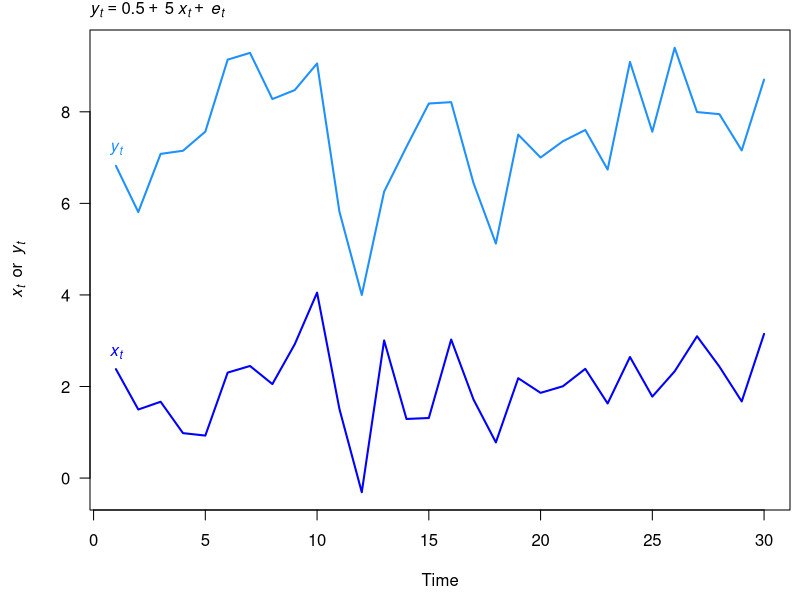
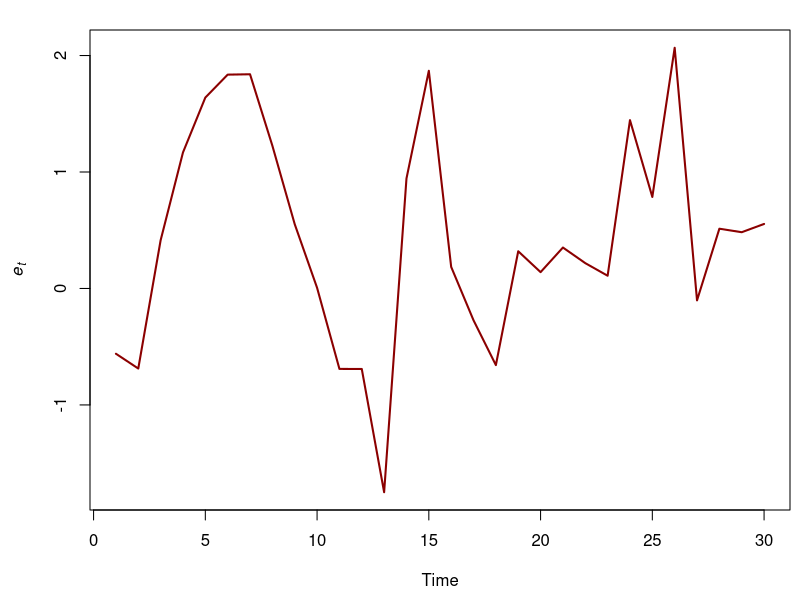
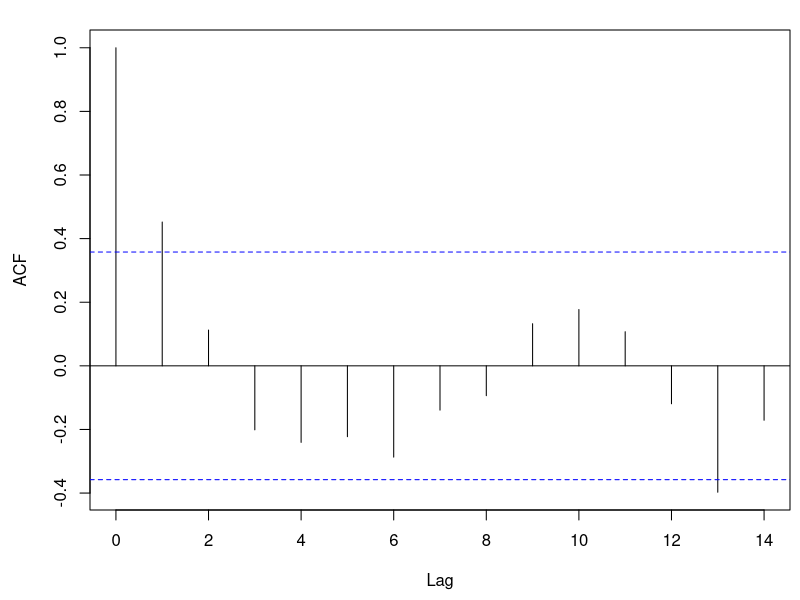
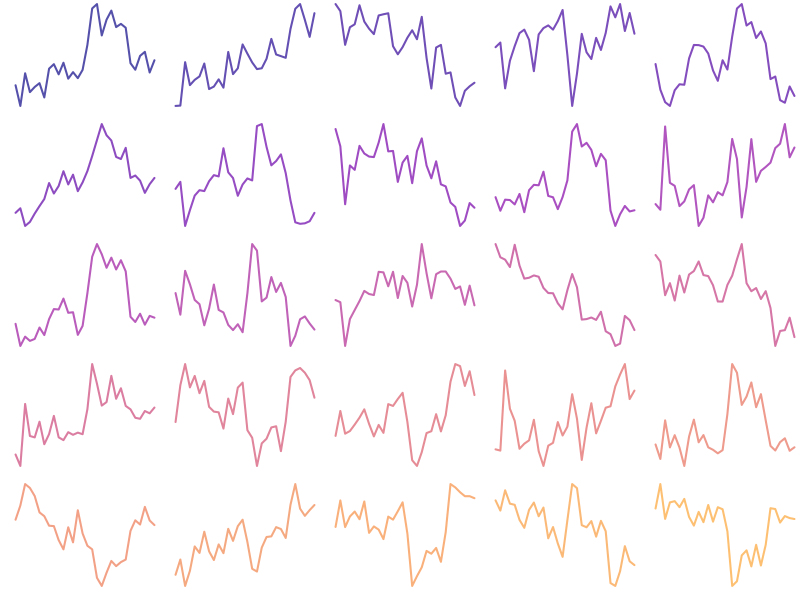
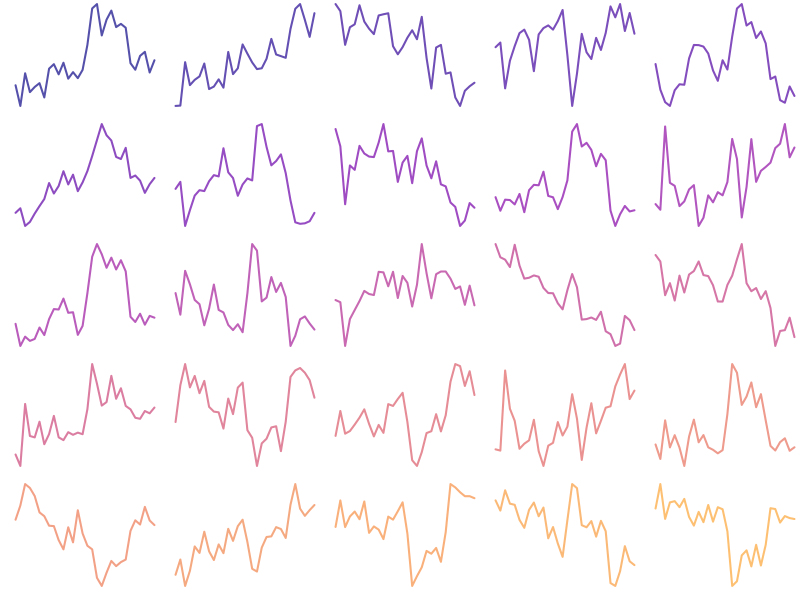
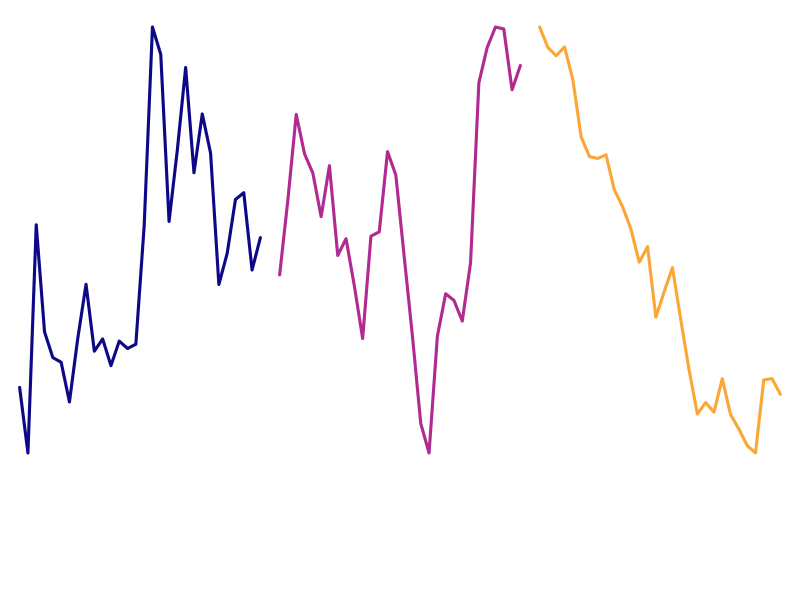
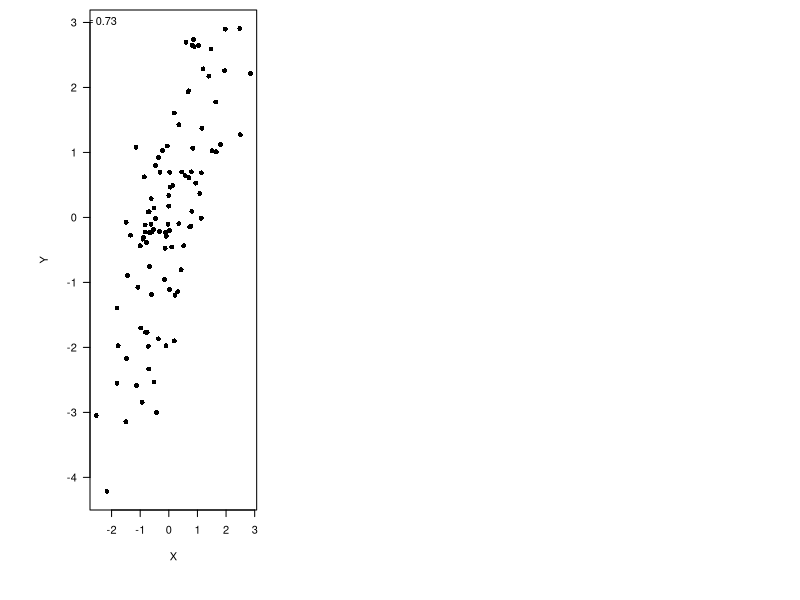
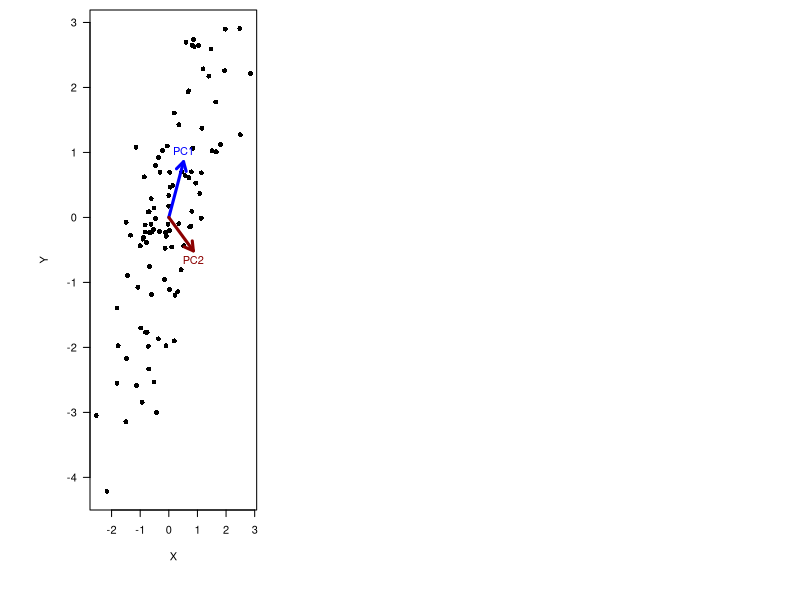

Recreate these plots in R, in order.
## ---- chunk 1
knitr::opts_chunk$set(echo = FALSE)
library(kableExtra)
set.seed(123)
## ---- chunk 2
set.seed(123)
tt <- 30
ee <- rnorm(tt)
ww <- rnorm(tt)
phi <- 0.7
for(t in 2:tt) {
  ee[t] <- phi * ee[t-1] + ww[t]
}

aa <- 5
bb <- 1
xx <- rnorm(tt) + 2

yy <- aa + bb * xx + ee

par(mai = c(0.9,0.9,0.3,0.1), omi = c(0,0,0,0))

plot.ts(yy, ylim = c(min(xx,yy), max(xx, yy)), las = 1,
        col = "dodgerblue", lwd = 2,
        ylab = expression(italic(x[t])~~or~~italic(y[t])))
lines(xx, col = "blue", lwd = 2)
text(xx[1], expression(italic(x[t])), pos = 3, col = "blue")
text(yy[1], expression(italic(y[t])), pos = 3, col = "dodgerblue")
mtext(side = 3, expression(italic(y[t]) == 0.5~+~5~italic(x[t])~+~italic(e[t])),
      line = 0.4, adj = 0)
## ---- chunk 3

par(mai = c(0.9,0.9,0.3,0.1), omi = c(0,0,0,0))

plot.ts(ee, col = "darkred", lwd = 2,
        ylab = expression(italic(e[t])))
## ---- chunk 4

par(mai = c(0.9,0.9,0.3,0.1), omi = c(0,0,0,0))

acf(ee)
## ---- chunk 5
NN <- 25
TT <- 30
MM <- 3
 
## MM x TT matrix of innovations
ww <- matrix(rnorm(MM*TT, 0, 1), MM, TT)
ww[,1] <- rnorm(MM, 0, sqrt(5))
## MM x TT matrix of scaled latent trends
xx <- t(scale(apply(ww,1,cumsum)))

## loadings matrix
ZZ <- matrix(runif(NN*MM, -1, 1), NN, MM)
diag(ZZ) <- rev(sort(abs(diag(ZZ))))
ZZ[upper.tri(ZZ)] <- 0
ZZ <- round(ZZ, 2)

## obs var
obs_var <- 0.2^2
## obs errors
ee <- t(MASS::mvrnorm(TT, matrix(0,NN,1), diag(obs_var,NN,NN)))
## NN x TT matrix of observed data
yy <- ZZ %*% xx + ee

clr <- viridis::plasma(NN, alpha=0.7, end=0.8)

vv <- sample(seq(NN), NN)

par(mfrow=c(5,5), mai=c(0.1,0.1,0,0), omi=c(0,0,0,0)) 

for(i in 1:NN) {
	plot.ts(yy[vv[i],], lwd=2,
	        xlab="", xaxt="n", ylab="", yaxt="n",
	        col=clr[i], bty="n")
}
## ---- chunk 6
par(mfrow=c(5,5), mai=c(0.1,0.1,0,0), omi=c(0,0,0,0)) 

for(i in 1:NN) {
	plot.ts(yy[vv[i],], lwd=2,
	        xlab="", xaxt="n", ylab="", yaxt="n",
	        col=clr[i], bty="n")
}

## ---- chunk 7
## plot the trends
par(mfrow=c(1,3), mai=c(1.2,0,0,0), omi=rep(0.1,4))
clr <- viridis::plasma(MM, end=0.8)
for(i in 1:3) {
	plot.ts(xx[i,], lwd=3,
	        xlab="", xaxt="n", ylab="", yaxt="n",
	        col=clr[i], bty="n")
}
## ---- chunk 8
nn <- 100
xx <- rnorm(nn,10,1)
yy <- xx + rnorm(nn, 5)
xx <- xx - mean(xx)
yy <- yy - mean(yy)

par(mai = c(0.9,0.9,0.1,0.1), omi = c(0,0,0,0))

plot(xx, yy, pch = 16, las = 1,
     ylab ="Y", xlab = "X")

text(-2.5, 3,
     substitute(rho==x, list(x = round(cor(cbind(xx,yy))[2,1], 2))))
## ---- chunk 9
pca <- prcomp(cbind(xx,yy))

pc1 <- pca$rotation[,1]
pc2 <- matrix(c(0,-1,1,0), 2, 2) %*% matrix(pc1, 2, 1)

par(mai = c(0.9,0.9,0.1,0.1), omi = c(0,0,0,0))

plot(xx, yy, pch = 16, las = 1,
     ylab ="Y", xlab = "X")
arrows(0, 0, pc1[1], pc1[2],
       col = "blue", lwd = 3, length = 0.1)
text(pc1[1], pc1[2], "PC1",
     pos = 3, col = "blue")
arrows(0, 0, pc2[1], pc2[2],
       col = "darkred", lwd = 3, length = 0.1)
text(pc2[1], pc2[2], "PC2",
     pos = 1, col = "darkred")
## ---- chunk 10
par(mai = c(0.9,0.9,0.1,0.1), omi = c(0,0,0,0))

plot(pca$x[,1], pca$x[,2], pch = 16, las = 1,
     ylab ="PC2", xlab = "PC1")

text(-3, 1.2,
     substitute(rho==x, list(x = round(cor(pca$x)[2,1], 2))))
